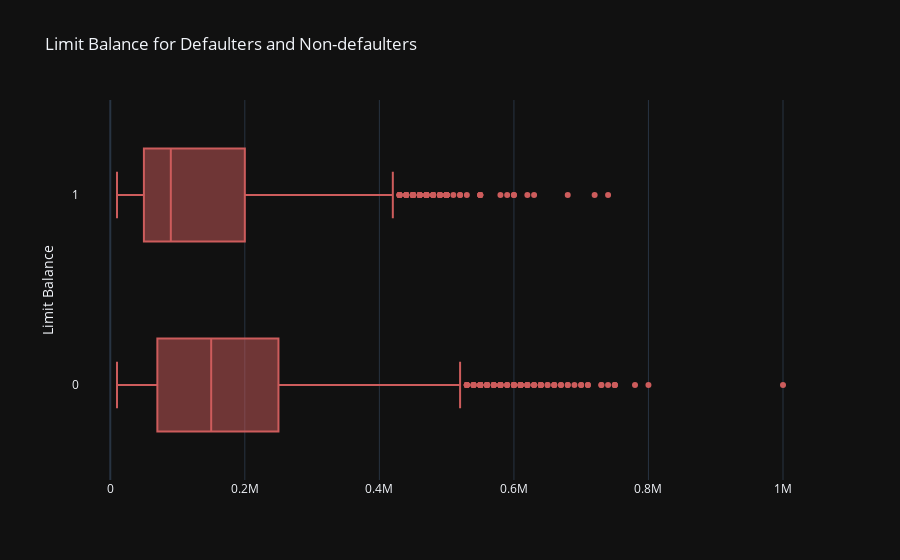

This figure's notebook cell:
### Code cell
#BOX PLOT - Plot the distribution of `LIMIT_BAL` per defaulters and non-defaulters.

fig = go.Figure(
    data=[go.Box(y=train_macrotable.DEFAULT_JULY, x=train_macrotable.LIMIT_BAL, orientation='h', marker_color='indianred')],
    layout=go.Layout(title="Limit Balance for Defaulters and Non-defaulters",
                        template='plotly_dark'))
fig.update_layout( yaxis=dict(title='Limit Balance'))
fig.show()

### Figure 1 — Plotly figure (JSON) as saved in the notebook; plotly's stock layout.template omitted (floating-point values rounded to 4 significant figures; data arrays with more than 128 entries replaced by an {"elided": "..."} marker saying what was removed)
{"data": [{"marker": {"color": "indianred"}, "orientation": "h", "type": "box", "x": {"elided": "20000 int values"}, "y": {"elided": "20000 int values"}}], "layout": {"title": {"text": "Limit Balance for Defaulters and Non-defaulters"}, "yaxis": {"title": {"text": "Limit Balance"}}}}
